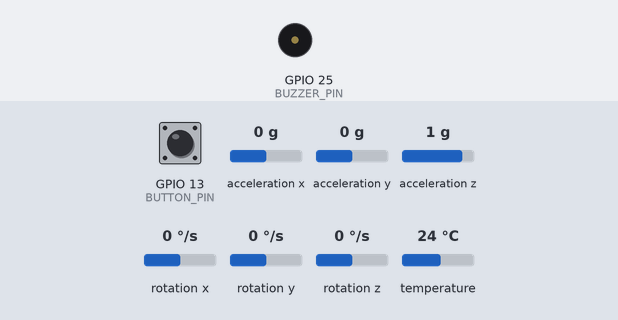
A sketch run on a simulated ESP32. Shown: buzzer (waves = sounding). The test bench sets the inputs (shaded band); at power-on: GPIO 13 (BUTTON_PIN) HIGH, acceleration z 1 g, acceleration x 0 g, acceleration y 0 g, rotation x 0 °/s, rotation y 0 °/s, rotation z 0 °/s, temperature 24 °C. What the sketch prints to the serial monitor is not drawn.

Above: at 3.2 s.
3.3 s: GPIO 13 (BUTTON_PIN) pulled LOW for 3.2 s
At 6.7 s:
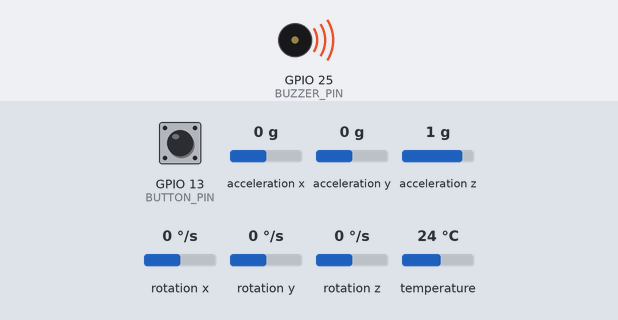
8.3 s: acceleration z set to 0 g
10.4 s: acceleration x set to -0.8 g
12.5 s: GPIO 13 (BUTTON_PIN) pulled LOW for 0.15 s
At 14.0 s:
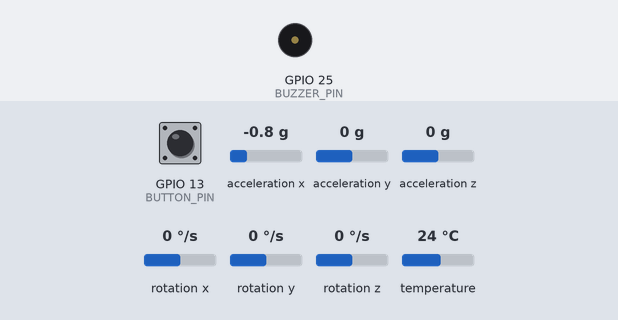
Timing chart, 0 to 15.1 s (numbered marks = the images above; inputs shaded):
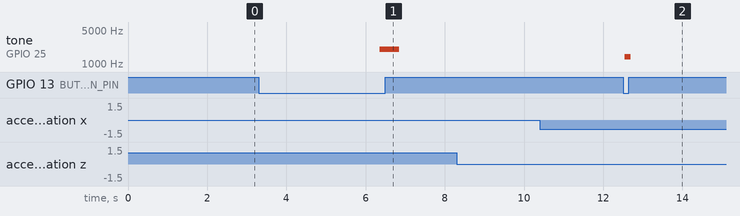

The sketch:

sketch.ino
```cpp
#include <Wire.h>
#include <Adafruit_MPU6050.h>
#include <Adafruit_Sensor.h>
#include <math.h>

// Smart Cane D01/D02: real MPU6050 readings, SOS button, countdown and buzzer.
// Hold the cane upright and still during the startup calibration.
constexpr uint8_t BUTTON_PIN = 13;
constexpr uint8_t BUZZER_PIN = 25;
constexpr uint8_t MPU_SDA_PIN = 21;
constexpr uint8_t MPU_SCL_PIN = 22;
constexpr uint32_t DEBOUNCE_MS = 35;
constexpr uint32_t SOS_HOLD_MS = 3000;
constexpr uint32_t FALL_CONFIRM_MS = 600;
constexpr uint32_t COUNTDOWN_MS = 10000;
constexpr uint32_t SAMPLE_MS = 50;
constexpr uint32_t IMPACT_MEMORY_MS = 3000;

// Prototype thresholds. Tune these with recorded data from the assembled cane.
constexpr float FREEFALL_MAX_G = 0.55f;
constexpr float IMPACT_MIN_G = 1.80f;
constexpr float STABLE_MIN_G = 0.75f;
constexpr float STABLE_MAX_G = 1.25f;
constexpr float TILT_TRIGGER_DEG = 60.0f;
constexpr float TILT_RESET_DEG = 45.0f;

enum class CaneState : uint8_t { NORMAL, SUSPECTED, COUNTDOWN, ALERT };
Adafruit_MPU6050 mpu;
CaneState state = CaneState::NORMAL;

float uprightX = 0.0f, uprightY = 0.0f, uprightZ = 1.0f;
bool sensorReady = false;
bool rawButtonDown = false, stableButtonDown = false;
bool sosSentForPress = false, impactSeen = false;
uint32_t rawChangedAt = 0, buttonPressedAt = 0, suspectedAt = 0;
uint32_t countdownAt = 0, lastSampleAt = 0, lastImpactAt = 0;
uint32_t lastCountdownTick = 0, lastSensorLogAt = 0, eventCounter = 0;

const char* stateName(CaneState value) {
  switch (value) {
    case CaneState::NORMAL: return "NORMAL";
    case CaneState::SUSPECTED: return "SUSPECTED";
    case CaneState::COUNTDOWN: return "COUNTDOWN";
    case CaneState::ALERT: return "ALERT";
  }
  return "UNKNOWN";
}

void changeState(CaneState next) {
  if (state == next) return;
  state = next;
  Serial.printf("[STATE] %s\n", stateName(state));
}

void publishEvent(const char* type) {
  // JSON follows the shared event fields. Wokwi/Serial demo only; no MQTT here.
  Serial.printf("[EVENT] {\"event_id\":\"cane-01-%lu-%lu\",\"device_id\":\"cane-01\",\"type\":\"%s\",\"latitude\":null,\"longitude\":null,\"gps_valid\":false}\n",
                (unsigned long)millis(), (unsigned long)++eventCounter, type);
}

bool readAcceleration(float& x, float& y, float& z, float& magnitudeG) {
  if (!sensorReady) return false;
  sensors_event_t accel, gyro, temp;
  mpu.getEvent(&accel, &gyro, &temp);
  x = accel.acceleration.x;
  y = accel.acceleration.y;
  z = accel.acceleration.z;
  magnitudeG = sqrtf(x*x + y*y + z*z) / 9.80665f;
  return isfinite(magnitudeG);
}

bool calibrateUpright() {
  Serial.println("[CAL] Hold cane upright and still for 2 seconds...");
  float sx = 0, sy = 0, sz = 0;
  uint8_t samples = 0;
  const uint32_t start = millis();
  while (millis() - start < 2000) {
    float x, y, z, magnitudeG;
    if (readAcceleration(x, y, z, magnitudeG) &&
        magnitudeG >= STABLE_MIN_G && magnitudeG <= STABLE_MAX_G) {
      sx += x / (magnitudeG * 9.80665f);
      sy += y / (magnitudeG * 9.80665f);
      sz += z / (magnitudeG * 9.80665f);
      ++samples;
    }
    delay(50);
  }
  if (samples < 10) return false;
  const float length = sqrtf(sx*sx + sy*sy + sz*sz);
  if (length < 0.1f) return false;
  uprightX = sx / length;
  uprightY = sy / length;
  uprightZ = sz / length;
  return true;
}

void sendSos() {
  if (state != CaneState::NORMAL) {
    Serial.println("[INFO] SOS button is unavailable while fall flow is active.");
    return;
  }
  publishEvent("SOS");
  tone(BUZZER_PIN, 2000, 500);
}

void cancelCountdown() {
  if (state != CaneState::COUNTDOWN) return;
  noTone(BUZZER_PIN);
  changeState(CaneState::NORMAL);
  impactSeen = false;
  publishEvent("CANCEL");
  tone(BUZZER_PIN, 1400, 150);
  Serial.println("[RESULT] Countdown cancelled by user.");
}

void handleButton(uint32_t now) {
  const bool pressed = digitalRead(BUTTON_PIN) == LOW;
  if (pressed != rawButtonDown) {
    rawButtonDown = pressed;
    rawChangedAt = now;
  }
  if (rawButtonDown != stableButtonDown && now - rawChangedAt >= DEBOUNCE_MS) {
    stableButtonDown = rawButtonDown;
    if (stableButtonDown) {
      buttonPressedAt = now;
      sosSentForPress = false;
      if (state == CaneState::COUNTDOWN) {
        cancelCountdown();
        sosSentForPress = true;
      } else if (state == CaneState::ALERT) {
        noTone(BUZZER_PIN);
        Serial.println("[INFO] Buzzer muted; alert state remains active.");
      }
    }
  }

  if (stableButtonDown && state == CaneState::NORMAL && !sosSentForPress &&
      now - buttonPressedAt >= SOS_HOLD_MS) {
    sendSos();
    sosSentForPress = true;
  }
}

void sampleFallSensor(uint32_t now) {
  if (!sensorReady || now - lastSampleAt < SAMPLE_MS) return;
  lastSampleAt = now;

  float x, y, z, magnitudeG;
  if (!readAcceleration(x, y, z, magnitudeG)) {
    Serial.println("[SENSOR] MPU6050 read failed.");
    return;
  }

  // Brief impact/free-fall is latched; tilt is judged on near-gravity samples,
  // when accelerometer orientation is a useful estimate of cane inclination.
  if (magnitudeG <= FREEFALL_MAX_G || magnitudeG >= IMPACT_MIN_G) {
    impactSeen = true;
    lastImpactAt = now;
  }
  if (impactSeen && now - lastImpactAt > IMPACT_MEMORY_MS) impactSeen = false;

  float tiltDeg = 0.0f;
  const bool gravityStable = magnitudeG >= STABLE_MIN_G && magnitudeG <= STABLE_MAX_G;
  if (gravityStable) {
    const float length = magnitudeG * 9.80665f;
    float dot = (x/length)*uprightX + (y/length)*uprightY + (z/length)*uprightZ;
    dot = constrain(dot, -1.0f, 1.0f);
    tiltDeg = acosf(dot) * 57.29578f;
  }

  if (now - lastSensorLogAt >= 250) {
    lastSensorLogAt = now;
    Serial.printf("[SENSOR] %.2fg | tilt %.1f deg | impact %s\n",
                  magnitudeG, tiltDeg, impactSeen ? "latched" : "no");
  }

  if (state == CaneState::NORMAL && impactSeen && gravityStable &&
      tiltDeg >= TILT_TRIGGER_DEG) {
    suspectedAt = now;
    changeState(CaneState::SUSPECTED);
  } else if (state == CaneState::SUSPECTED) {
    if (!impactSeen || !gravityStable || tiltDeg < TILT_RESET_DEG) {
      changeState(CaneState::NORMAL);
      Serial.println("[INFO] Suspected movement cleared before confirmation.");
    } else if (now - suspectedAt >= FALL_CONFIRM_MS) {
      changeState(CaneState::COUNTDOWN);
      countdownAt = lastCountdownTick = now;
      publishEvent("CANE_FALL_SUSPECTED");
      Serial.println("[INFO] 10-second countdown. Press the button to cancel.");
    }
  }
}

void setup() {
  Serial.begin(115200);
  pinMode(BUTTON_PIN, INPUT_PULLUP);
  pinMode(BUZZER_PIN, OUTPUT);
  Wire.begin(MPU_SDA_PIN, MPU_SCL_PIN);
  sensorReady = mpu.begin(0x68, &Wire);
  rawButtonDown = stableButtonDown = digitalRead(BUTTON_PIN) == LOW;
  rawChangedAt = buttonPressedAt = millis();

  if (!sensorReady) {
    Serial.println("[ERROR] MPU6050 not found. Check D21/SDA, D22/SCL, 3V3 and GND.");
    Serial.println("[INFO] Fall detection is disabled; SOS button still works.");
  } else {
    mpu.setAccelerometerRange(MPU6050_RANGE_8_G);
    mpu.setFilterBandwidth(MPU6050_BAND_21_HZ);
    if (calibrateUpright()) Serial.println("[CAL] Upright reference saved.");
    else Serial.println("[CAL] Not enough stable samples; using default vertical reference.");
  }

  Serial.println("Smart Cane real-sensor sketch ready.");
  Serial.println("Hold the button 3s for SOS; press once during countdown to cancel.");
  Serial.println("Fall detection means suspected cane fall only, not a confirmed person fall.");
  Serial.println("[STATE] NORMAL");
}

void loop() {
  const uint32_t now = millis();
  handleButton(now);
  sampleFallSensor(now);

  if (state == CaneState::COUNTDOWN) {
    const uint32_t elapsed = now - countdownAt;
    if (elapsed >= COUNTDOWN_MS) {
      changeState(CaneState::ALERT);
      publishEvent("CANE_FALL_ALERT");
      tone(BUZZER_PIN, 2000);
      Serial.println("[ALERT] Suspected cane fall was not cancelled.");
    } else if (now - lastCountdownTick >= 1000) {
      lastCountdownTick = now;
      const uint32_t secondsLeft = (COUNTDOWN_MS - elapsed + 999) / 1000;
      Serial.printf("[COUNTDOWN] %lu seconds left\n", (unsigned long)secondsLeft);
    }
  }

  delay(5);
}
```

Measured:
- after the input at 3.3 s, tone on GPIO 25 (BUZZER_PIN): silent → 2000 Hz after 3.1 s, → silent 0.50 s later
- after the input at 8.3 s, every drawn part: stays the same
- after the input at 10.4 s, every drawn part: stays the same
- after the input at 12.5 s, tone on GPIO 25 (BUZZER_PIN): silent → 1400 Hz after 0.05 s, → silent 0.15 s later
